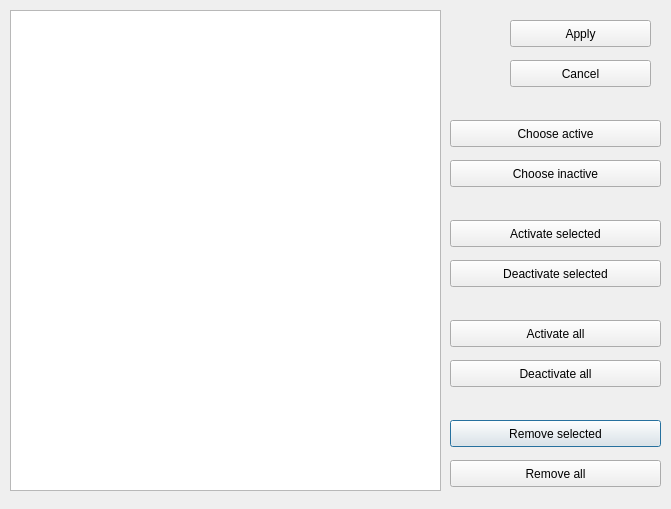
<?xml version="1.0" encoding="UTF-8"?>
<ui version="4.0">
 <class>TargetEditorDialog</class>
 <widget class="QDialog" name="TargetEditorDialog">
  <property name="geometry">
   <rect>
    <x>0</x>
    <y>0</y>
    <width>671</width>
    <height>509</height>
   </rect>
  </property>
  <property name="windowTitle">
   <string>Dialog</string>
  </property>
  <widget class="QPushButton" name="delete_selected_Button">
   <property name="geometry">
    <rect>
     <x>450</x>
     <y>420</y>
     <width>211</width>
     <height>27</height>
    </rect>
   </property>
   <property name="text">
    <string>Remove selected</string>
   </property>
  </widget>
  <widget class="QPushButton" name="active_all_Button">
   <property name="geometry">
    <rect>
     <x>450</x>
     <y>320</y>
     <width>211</width>
     <height>27</height>
    </rect>
   </property>
   <property name="text">
    <string>Activate all</string>
   </property>
  </widget>
  <widget class="QPushButton" name="deactive_selected_Button">
   <property name="geometry">
    <rect>
     <x>450</x>
     <y>260</y>
     <width>211</width>
     <height>27</height>
    </rect>
   </property>
   <property name="text">
    <string>Deactivate selected</string>
   </property>
  </widget>
  <widget class="QPushButton" name="selected_deactive_Button">
   <property name="geometry">
    <rect>
     <x>450</x>
     <y>160</y>
     <width>211</width>
     <height>27</height>
    </rect>
   </property>
   <property name="text">
    <string>Choose inactive</string>
   </property>
  </widget>
  <widget class="QPushButton" name="delete_all_Button">
   <property name="geometry">
    <rect>
     <x>450</x>
     <y>460</y>
     <width>211</width>
     <height>27</height>
    </rect>
   </property>
   <property name="text">
    <string>Remove all</string>
   </property>
  </widget>
  <widget class="QListWidget" name="listWidget">
   <property name="geometry">
    <rect>
     <x>10</x>
     <y>10</y>
     <width>431</width>
     <height>481</height>
    </rect>
   </property>
   <property name="focusPolicy">
    <enum>Qt::NoFocus</enum>
   </property>
   <property name="contextMenuPolicy">
    <enum>Qt::NoContextMenu</enum>
   </property>
   <property name="editTriggers">
    <set>QAbstractItemView::NoEditTriggers</set>
   </property>
   <property name="selectionMode">
    <enum>QAbstractItemView::ExtendedSelection</enum>
   </property>
   <property name="uniformItemSizes">
    <bool>false</bool>
   </property>
   <property name="selectionRectVisible">
    <bool>false</bool>
   </property>
  </widget>
  <widget class="QPushButton" name="apply_Button">
   <property name="geometry">
    <rect>
     <x>510</x>
     <y>20</y>
     <width>141</width>
     <height>27</height>
    </rect>
   </property>
   <property name="text">
    <string>Apply</string>
   </property>
  </widget>
  <widget class="QPushButton" name="selected_active_Button">
   <property name="geometry">
    <rect>
     <x>450</x>
     <y>120</y>
     <width>211</width>
     <height>27</height>
    </rect>
   </property>
   <property name="text">
    <string>Choose active</string>
   </property>
  </widget>
  <widget class="QPushButton" name="deactive_all_Button">
   <property name="geometry">
    <rect>
     <x>450</x>
     <y>360</y>
     <width>211</width>
     <height>27</height>
    </rect>
   </property>
   <property name="text">
    <string>Deactivate all</string>
   </property>
  </widget>
  <widget class="QPushButton" name="cancel_Button">
   <property name="geometry">
    <rect>
     <x>510</x>
     <y>60</y>
     <width>141</width>
     <height>27</height>
    </rect>
   </property>
   <property name="styleSheet">
    <string notr="true"/>
   </property>
   <property name="text">
    <string>Cancel</string>
   </property>
  </widget>
  <widget class="QPushButton" name="active_selected_Button">
   <property name="geometry">
    <rect>
     <x>450</x>
     <y>220</y>
     <width>211</width>
     <height>27</height>
    </rect>
   </property>
   <property name="text">
    <string>Activate selected</string>
   </property>
  </widget>
 </widget>
 <resources/>
 <connections/>
</ui>
